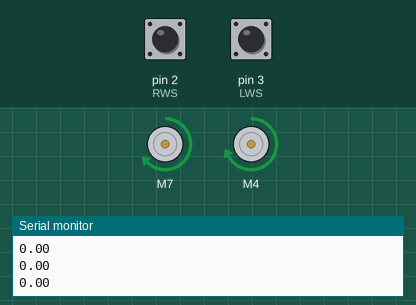
The program below on a simulated Arduino Uno, built with avr-gcc and run on an emulated ATmega328P. Parts: 2 × DC motor (green arrow = forward, orange = backward, longer = faster), the last lines printed to the serial monitor. The inputs (shaded band) are chosen by the test bench; at power-on: pin 2 (RWS) LOW, pin 3 (LWS) LOW.

Above: at 1.2 s.
1.3 s: pin 2 (RWS) driven HIGH
At 1.6 s:
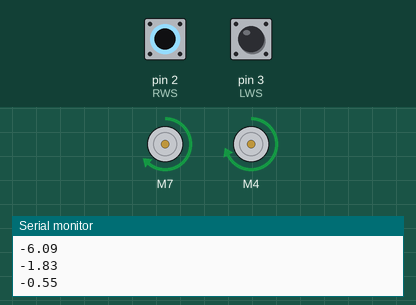
4.3 s: pin 3 (LWS) driven HIGH
At 4.75 s:
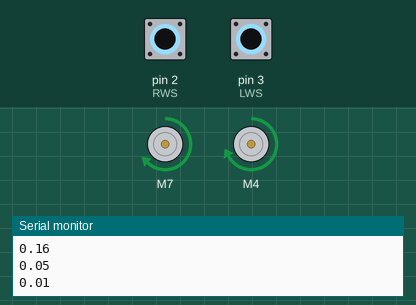
5.9 s: pin 2 (RWS) pulsed LOW 5 times (0.12 s each, 0.3 s apart)
8.9 s: pin 3 (LWS) pulsed LOW 2 times (0.12 s each, 0.3 s apart)
At 9.33 s:
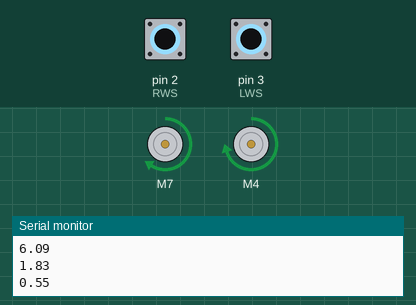
Timing chart, 0 to 11.9 s (numbered marks = the images above; inputs shaded):
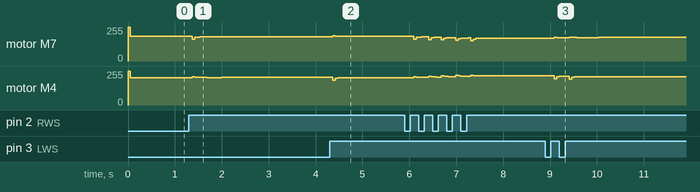

The program:

main.cpp
```cpp
#include <Arduino.h>
#include <GyverMotor.h>
#include <MPU6050.h>
#include <Wire.h>
#include <math.h>

#define Mot1 7
#define Mot2 8
#define Mot3 9

#define Mot4 4
#define Mot5 5
#define Mot6 6

#define MinSpeed 90
#define MaxSpeed 255

#define k_p 0.3

#define RWS 2
#define LWS 3

#define Min_R 67
#define Min_L 82

#define MaxRPS_L 5.7
#define MaxRPS_R 6.5

#define M_V 800.0
#define M_W 502.0


MPU6050 mpu;

float volatile yaw = 0;

unsigned long timer = 0;
unsigned long r_timer = 0;
unsigned long p_timer = 0;
unsigned long k_timer = 0;

float path = 0.0;
float angle = 0.0;

float v = 0;
float w = 0;

float coef[2] = {1.0, 0.8};

float r = 67;
int L = 120;


GMotor motor1(DRIVER3WIRE, Mot1, Mot2, Mot3, LOW);
GMotor motor2(DRIVER3WIRE, Mot4, Mot5, Mot6, LOW);

int lWheelCounter = 0;
int rWheelCounter = 0;

float rps_r = 0;
float rps_l = 0;

float w_r = 0;
float w_l = 0;


void LWheelCounter(){
  lWheelCounter++;
}

void RWheelCounter(){
  rWheelCounter++;
}

int PID(float input, float setpoint, float kp, float ki, float kd, float dt) {
  float err = setpoint - input;
  static float integral = 0, prevErr = 0;
  integral = integral + (float)err * dt * ki;
  float D = (err - prevErr) / dt;
  prevErr = err;
  return err * kp + integral + D * kd;
}

int P(float input, float setpoint, float kp){
  float err = setpoint - input;
  return err * kp;
}

int m1;
int m2;

void keepSpeed(int linear, int angular){
  m1 = constrain(80 + P((v/M_V)*100, linear, 0.7)  - PID((w/(M_W))*100, angular, 1,0.5,0,(millis() - k_timer)/1000.0), 80, 255);
  m2 = constrain(100 + P((v/M_V)*100, linear, 0.7) + PID((w/(M_W))*100, angular, 1,0.5,0,(millis() - k_timer)/1000.0),80, 255);
  k_timer = millis();

  // m1 = constrain(80 + P((v/M_V)*100, linear, 0.7), 80, 255);
  // m2 = constrain(100 + P((v/M_V)*100, linear, 0.7),80, 255);
  motor1.setSpeed(m1);
  motor2.setSpeed(m2);

  // Serial.print((-(w/(M_W))*100+angular));
  // Serial.print(',');
  // Serial.print(80 + P((v/M_V)*100, linear, 0.7));
  // Serial.print(',');
  // Serial.print(P((w/(M_W))*100, angular, 10));
  // Serial.print(',');
  Serial.print(w);
  Serial.println();

}

void updatePath(){
  w_l = PI*rps_l;
  w_r = PI*rps_r;

  v = (r/2)*(w_l+w_r);
  w = (180.0/PI)*(r/L)*(w_l-w_r);

  if(isnan(v)){
    v = 0.0;
    w = 0.0;
  }

  path = path + v*(millis()-p_timer)/1000.0;
  angle = angle + w*(millis()-p_timer)/1000.0;
  p_timer = millis();

  // Serial.print(path);
  // Serial.print(',');
  // Serial.print(angle);
  // Serial.println();

}

void update(){
  float k = 0.7;
  if (isnan(rps_r))
  {
    rps_r = (rWheelCounter/20.0)/((millis()-r_timer)/1000.0);
    rWheelCounter = 0;
    rps_l = (lWheelCounter/20.0)/((millis()-r_timer)/1000.0);
    lWheelCounter = 0;
  }

  rps_r = (rWheelCounter/20.0)/((millis()-r_timer)/1000.0)*(k) + rps_r*(1-k);
  rWheelCounter = 0;
  rps_l = (lWheelCounter/20.0)/((millis()-r_timer)/1000.0)*(k) + rps_l*(1-k);
  lWheelCounter = 0;
  r_timer = millis();
  updatePath();
}


void setup() {
  Serial.begin(115200);
  motor1.setMode(AUTO);
  motor2.setMode(AUTO);

  attachInterrupt(digitalPinToInterrupt(RWS), RWheelCounter, RISING);
  attachInterrupt(digitalPinToInterrupt(LWS), LWheelCounter, RISING);

  path = 0.0;
  angle = 0.0;
  Serial.print("Right");
  Serial.print(',');
  Serial.print("Left");
  Serial.println();
}

void loop() {
  update();
  delay(50);
  keepSpeed(150,0);
  // motor1.setSpeed(80);
  // motor2.setSpeed(-100);

  // delay(500000);
}
```

Measured:
- after the input at 1.3 s, motor M7: forward 185/255 → forward 181/255 after 0.07 s, → forward 182/255 0.32 s later, → forward 183/255 0.32 s later; motor M4: forward 205/255 → forward 207/255 after 0.07 s, → forward 206/255 0.32 s later, → forward 207/255 0.32 s later
- after the input at 4.3 s, motor M7: forward 183/255 → forward 184/255 after 0.06 s, → forward 185/255 0.63 s later; motor M4: forward 207/255 → forward 204/255 after 0.06 s, → forward 205/255 0.63 s later
- after the input at 8.9 s, motor M4: ramps from forward 195/255 to forward 215/255 and jumps back, once every 0.32 s
